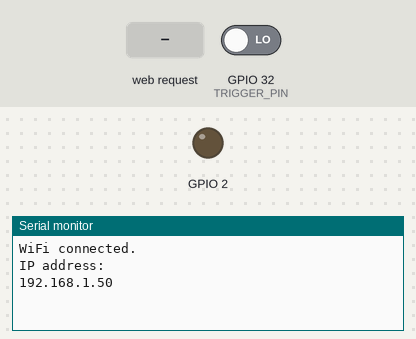
A sketch run on a simulated ESP32. Parts: output pins drawn as LEDs (lit = HIGH), the last lines printed to the serial monitor. The test bench sets the inputs (shaded band); at power-on: GPIO 32 (TRIGGER_PIN) LOW. WiFi joins after 1.5 s; servers stay silent unless stated.

Above: at 2.7 s.
2.8 s: GPIO 32 (TRIGGER_PIN) driven HIGH
At 4.7 s:
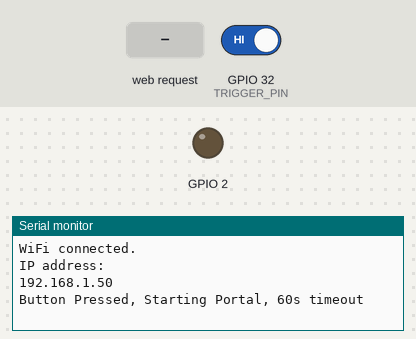
5.0 s: HTTP request GET /update received
At 5.4 s:
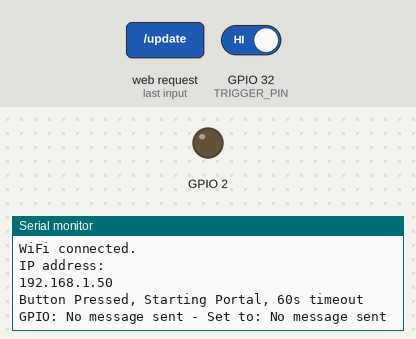

The sketch:

simple_webportal.ino
```cpp
/**
 * OnDemandWebPortal.ino
 * example of running the webportal (always NON blocking)
 */

#include <WiFiManager.h>        // https://github.com/tzapu/WiFiManager
#include <WiFi.h>
#include <AsyncTCP.h>           // https://github.com/me-no-dev/AsyncTCP
#include <ESPAsyncWebServer.h>  // https://github.com/me-no-dev/ESPAsyncWebServer

// select which pin will trigger the configuration portal when set to LOW
#define TRIGGER_PIN 32

WiFiManager wifiManager;

const char* PARAM_INPUT_1 = "output";
const char* PARAM_INPUT_2 = "state";

// Create AsyncWebServer object on port 80
AsyncWebServer server(80);

const char index_html[] PROGMEM = R"rawliteral(
<!DOCTYPE HTML><html>
<head>
  <title>ESP Web Server</title>
  <meta name="viewport" content="width=device-width, initial-scale=1">
  <link rel="icon" href="data:,">
  <style>
    html {font-family: Arial; display: inline-block; text-align: center;}
    h2 {font-size: 3.0rem;}
    p {font-size: 3.0rem;}
    body {max-width: 600px; margin:0px auto; padding-bottom: 25px;}
    .switch {position: relative; display: inline-block; width: 120px; height: 68px}
    .switch input {display: none}
    .slider {position: absolute; top: 0; left: 0; right: 0; bottom: 0; background-color: #ccc; border-radius: 6px}
    .slider:before {position: absolute; content: ""; height: 52px; width: 52px; left: 8px; bottom: 8px; background-color: #fff; -webkit-transition: .4s; transition: .4s; border-radius: 3px}
    input:checked+.slider {background-color: #b30000}
    input:checked+.slider:before {-webkit-transform: translateX(52px); -ms-transform: translateX(52px); transform: translateX(52px)}
  </style>
</head>
<body>
  <h2>ESP Web Server</h2>
  %BUTTONPLACEHOLDER%
<script>function toggleCheckbox(element) {
  var xhr = new XMLHttpRequest();
  if(element.checked){ xhr.open("GET", "/update?output="+element.id+"&state=1", true); }
  else { xhr.open("GET", "/update?output="+element.id+"&state=0", true); }
  xhr.send();
}
</script>
</body>
</html>
)rawliteral";

const char state_html[] PROGMEM = R"rawliteral(
%PLACEHOLDER%
)rawliteral";

String processor(const String& var){
  if(var == "BUTTONPLACEHOLDER"){
    String buttons = "";
    buttons += "<h4>Output - GPIO 2</h4><label class=\"switch\"><input type=\"checkbox\" onchange=\"toggleCheckbox(this)\" id=\"2\" " + outputState(2) + "><span class=\"slider\"></span></label>";
    return buttons;
  }
  return String();
}

String processorPrometheus(const String& var){
  if(var == "PLACEHOLDER"){
    String pinStateDecimal = "0";
    if(digitalRead(2)) {
      pinStateDecimal = "1";
    }

    String scrapingText = "# HELP io_state_pin2 io state of pin \n";
    scrapingText += "# TYPE io_state_pin2 gauge\n";
    scrapingText += "io_state_pin2 " + pinStateDecimal + " \n";
    return scrapingText;
  }
  return String();
}

String outputState(int output){
  if(digitalRead(output)){
    return "checked";
  }
  else {
    return "";
  }
}

bool portalRunning = false;

// -------------------------- MIGHTY SETUP METHOD -----------------------------
void setup() {

  Serial.begin(115200);
  pinMode(TRIGGER_PIN, INPUT);
  pinMode(2, OUTPUT);

  wifiManager.autoConnect("ESP32-AP");
  while (WiFi.status() != WL_CONNECTED) {
    delay(1000);
    Serial.print(".");
  }

  Serial.println("WiFi connected.");
  Serial.println("IP address: ");
  Serial.println(WiFi.localIP());

  // Route for root / web page
  server.on("/", HTTP_GET, [](AsyncWebServerRequest *request){
    request->send_P(200, "text/html", index_html, processor);
  });

  // Route for prometheus
  server.on("/state", HTTP_GET, [](AsyncWebServerRequest *request){
    request->send_P(200, "text/plain;version=0.0.4;charset=utf-8", state_html, processorPrometheus);
  });

  // Route for action triggered method
  server.on("/update", HTTP_GET, [] (AsyncWebServerRequest *request) {
    String inputMessage1;
    String inputMessage2;
    // GET input1 value on <ESP_IP>/update?output=<inputMessage1>&state=<inputMessage2>
    if (request->hasParam(PARAM_INPUT_1) && request->hasParam(PARAM_INPUT_2)) {
      inputMessage1 = request->getParam(PARAM_INPUT_1)->value();
      inputMessage2 = request->getParam(PARAM_INPUT_2)->value();
      digitalWrite(inputMessage1.toInt(), inputMessage2.toInt());
    }
    else {
      inputMessage1 = "No message sent";
      inputMessage2 = "No message sent";
    }
    Serial.print("GPIO: ");
    Serial.print(inputMessage1);
    Serial.print(" - Set to: ");
    Serial.println(inputMessage2);
    request->send(200, "text/plain", "OK");
  });

  // Start server
  server.begin();
}

void loop() {
  checkButtonWifiConfig();
  delay(1000);
}

void checkButtonWifiConfig(){
  if(digitalRead(TRIGGER_PIN) == HIGH) {
    delay(50);
    if(digitalRead(TRIGGER_PIN) == HIGH) {
      if(!portalRunning){
        Serial.println("Button Pressed, Starting Portal, 60s timeout");
        wifiManager.setConfigPortalTimeout(60);
        wifiManager.startConfigPortal("ESP32-AP");
        portalRunning = true;
      }
    }
  }
}
```

Measured:
- after the input at 2.8 s, the serial monitor: prints a new line after 0.75 s (image 1)
- after the input at 5.0 s, the serial monitor: prints a new line at once (image 2)
